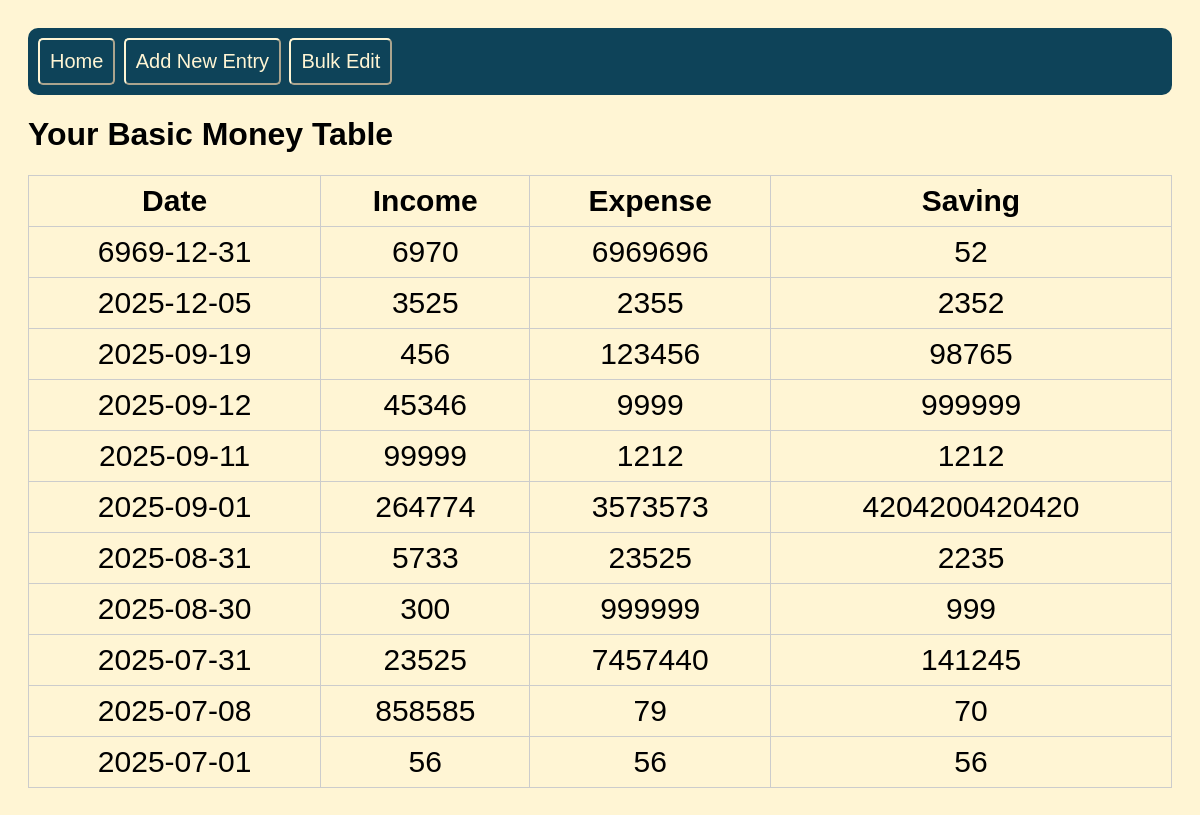
Before: / with the older database file.
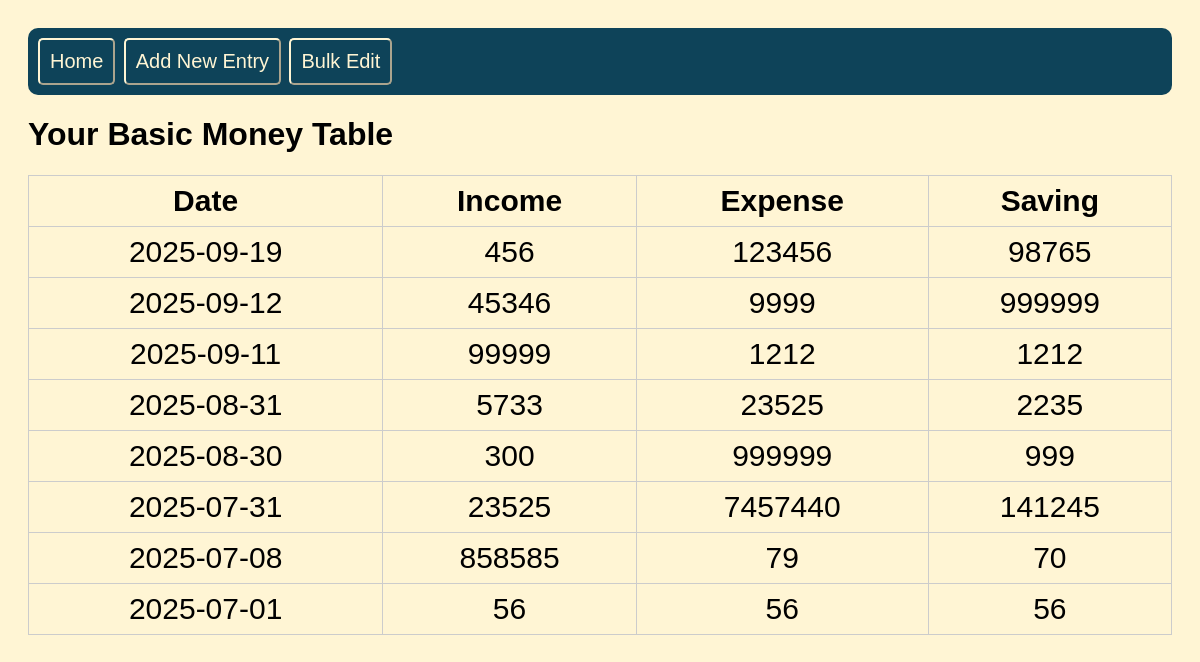
After: the same page with the newer database file.
### tables this page shows
CREATE TABLE data (
    date TEXT PRIMARY KEY,
    income INTEGER NOT NULL,
    expense INTEGER NOT NULL,
    saving INTEGER NOT NULL
);

### app.py (the view)
@app.route("/")
def index():
    data = database.show_data()
    return render_template("index.html", data=data)

### database.py (called while the page is built)
def show_data():
    conn=sqlite3.connect(db_path)
    cursor=conn.cursor()
    cursor.execute("SELECT * FROM data ORDER BY date DESC")
    rows = cursor.fetchall()
    conn.close()
    return rows

### templates/index.html (shortened to what this page needs)
<!DOCTYPE html>
<html>
<head>
    <link rel="stylesheet" href="{{ url_for('static', filename='styles.css') }}">
</head>
<nav>
    <a href = "{{url_for('index')}}">
        <button>Home</button>
    </a>
    <a href="{{ url_for('add_form') }}">
        <button>Add New Entry</button>
    </a>
    <a href ="{{ url_for('bulk_edit_form') }}">
        <button>Bulk Edit</button>
    </a>
</nav>
<body>
    <h1> Your Basic Money Table</h1>
    <table>
        <tr>
            <th>Date</th>
            <th>Income</th>
            <th>Expense</th>
            <th>Saving</th>
        </tr>
        {% for row in data %}
        <tr>
            <td>{{ row[0] }}</td>
            <td>{{ row[1] }}</td>
            <td>{{ row[2] }}</td>
            <td>{{ row[3] }}</td>
        </tr>
        {% endfor %}
    </table>
</body>
</html>

### static/styles.css (style rules this page uses)
body { font-family: Arial, sans-serif; background-color: rgb(255, 245, 212); padding: 20px; }
table, .edit_table { border-collapse: collapse; font-size: 30px; width: 100%; }
th, td { border: 1px solid #ccc; padding: 8px; text-align: center; }
nav { font-size: 30px; background-color: rgb(14, 67, 89); text-align: left; border-radius: 10px; padding: 10px; }
button { color: rgb(255, 245, 212); background-color: rgb(14, 67, 89); border-width: 2px; border-color:rgb(255, 245, 212); font-size: 20px; border-radius: 5px; padding: 10px; cursor: pointer; }
a { text-decoration: none; }

Changed rows visible on the page:
removed data: date "6969-12-31", income "6970", expense "6969696", saving "52"
removed data: date "2025-12-05", income "3525", expense "2355", saving "2352"
removed data: date "2025-09-01", income "264774", expense "3573573", saving "4204200420420"
